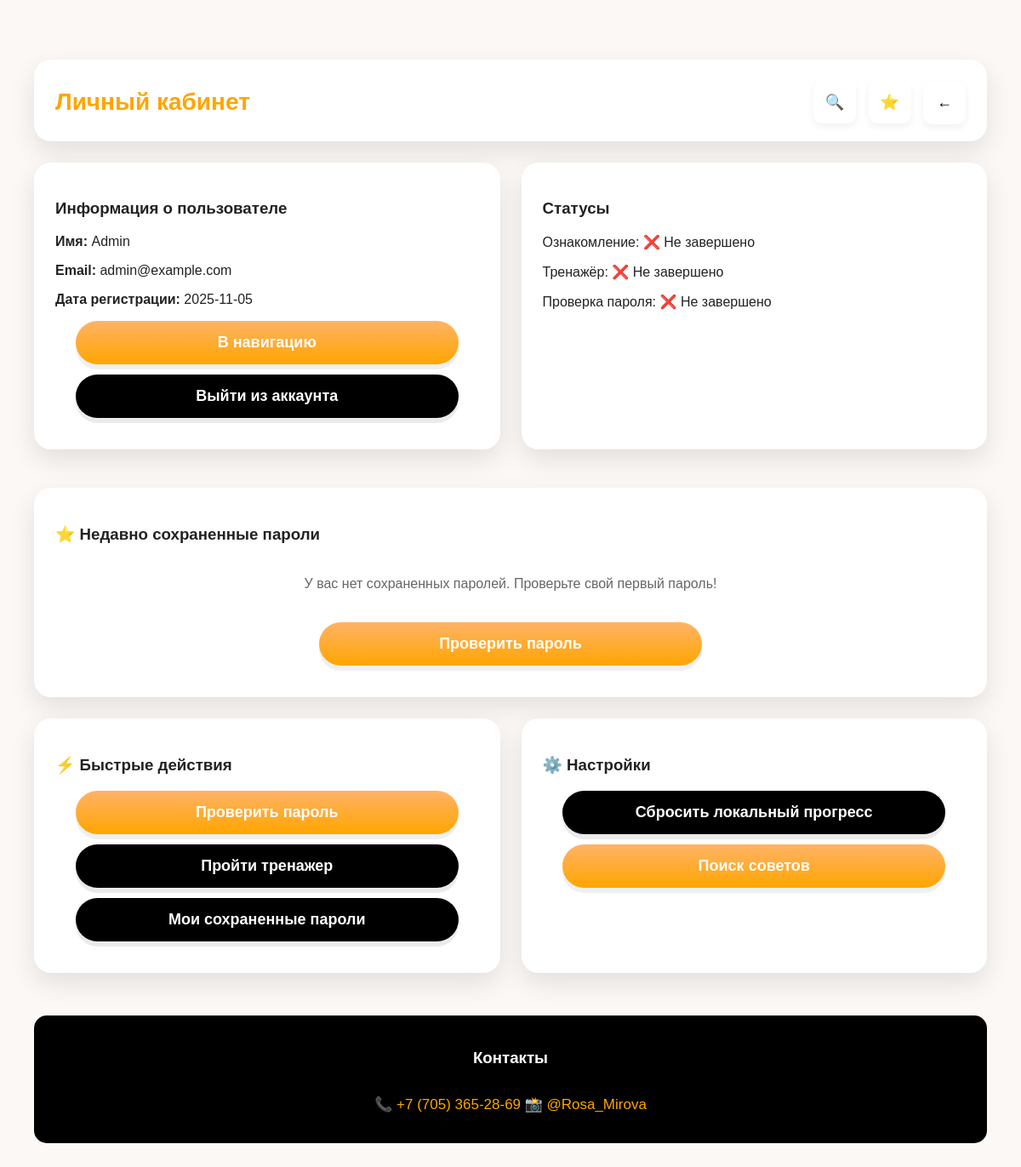
Screenshot of /profile (signed in) with the database file from the repository.
### tables this page shows
CREATE TABLE users (
            id INTEGER PRIMARY KEY AUTOINCREMENT,
            name TEXT NOT NULL,
            email TEXT NOT NULL UNIQUE,
            password_hash TEXT NOT NULL,
            salt TEXT NOT NULL,
            created_at TEXT NOT NULL
        );

### main.py (the view)
@app.get("/profile", response_class=HTMLResponse)
def profile(request: Request):
    user = get_current_user(request)
    if not user:
        return RedirectResponse(url="/login", status_code=status.HTTP_302_FOUND)
    saved_passwords = []
    try:
        saved_passwords = db.get_saved_passwords(user["id"], limit=5)
    except Exception as e:
        print(f"Error loading saved passwords: {e}")
    return templates.TemplateResponse("profile.html", {
        "request": request,
        "user": user,
        "saved_passwords": saved_passwords
    })

### templates/profile.html (shortened to what this page needs)
<!doctype html>
<html lang="ru">
<head>
    <link rel="stylesheet" href="../static/css/style.css">
</head>
<body>
    <div class="container">
        <div class="card header">
            <div class="title">Личный кабинет</div>
            <div>
                <button class="icon-btn" onclick="location.href='/search'">🔍</button>
                <button class="icon-btn" onclick="location.href='/favorites'">⭐</button>
                <button class="icon-btn" onclick="location.href='/navigation'">←</button>
            </div>
        </div>
        <div class="profile-grid">
            <div class="card">
                <h3>Информация о пользователе</h3>
                {% if user %}
                <p><strong>Имя:</strong> {{ user.name }}</p>
                <p><strong>Email:</strong> {{ user.email }}</p>
                <p><strong>Дата регистрации:</strong> {{ user.created_at[:10] if user.created_at else 'Неизвестно' }}</p>
                {% endif %}
                <button class="btn" onclick="location.href='/navigation'">В навигацию</button>
                <button class="btn secondary" onclick="location.href='/logout'">Выйти из аккаунта</button>
            </div>
            <div class="card">
                <h3>Статусы</h3>
                <p>Ознакомление: <span id="ackStatus">Загрузка...</span></p>
                <p>Тренажёр: <span id="trainerStatus">Загрузка...</span></p>
                <p>Проверка пароля: <span id="pwdStatus">Загрузка...</span></p>
            </div>
        </div>
        <div class="card">
            <h3>⭐ Недавно сохраненные пароли</h3>
            {% if saved_passwords and saved_passwords|length > 0 %}
            <div style="max-height: 300px; overflow-y: auto;">
                <table style="width: 100%; border-collapse: collapse;">
                    <thead>
                        <tr style="background: #f5f5f5;">
                            <th style="padding: 10px; text-align: left;">Пароль</th>
                            <th style="padding: 10px; text-align: left;">Надежность</th>
                            <th style="padding: 10px; text-align: left;">Дата</th>
                        </tr>
                    </thead>
                    <tbody>
                        {% for pwd in saved_passwords %}
                        <tr style="border-bottom: 1px solid #eee;">
                            <td style="padding: 10px;">
                                <span style="font-family: monospace; background: #f9f9f9; padding: 4px 8px; border-radius: 4px;">
                                    {{ pwd.password_hash[:3] }}•••{{ pwd.password_hash[-3:] if pwd.password_hash|length > 6 else '•••' }}
                                </span>
                            </td>
                            <td style="padding: 10px;">
                                <div style="display: flex; align-items: center; gap: 10px;">
                                    <div class="progress-bar" style="width: 80px;">
                                        <div class="progress" style="width: {{ pwd.strength_score }}%;
                                            background: {% if pwd.strength_score >= 80 %}var(--green)
                                                       {% elif pwd.strength_score >= 60 %}#f1c40f
                                                       {% else %}var(--red){% endif %};">
                                        </div>
                                    </div>
                                    <span>{{ pwd.strength_score }}%</span>
                                </div>
                            </td>
                            <td style="padding: 10px;">
                                {{ pwd.created_at[:10] if pwd.created_at else '' }}
                            </td>
                        </tr>
                        {% endfor %}
                    </tbody>
                </table>
            </div>
            <div style="margin-top: 15px; text-align: center;">
                <button class="btn secondary" onclick="location.href='/favorites'">
                    Все сохраненные пароли ({{ saved_passwords|length }})
                </button>
            </div>
            {% else %}
            <p style="text-align: center; padding: 20px; color: #666;">
                У вас нет сохраненных паролей. Проверьте свой первый пароль!
            </p>
            <div style="text-align: center;">
                <button class="btn" onclick="location.href='/check-password'">
                    Проверить пароль
                </button>
            </div>
            {% endif %}
        </div>
        <div class="cards-grid">
            <div class="card">
                <h3>⚡ Быстрые действия</h3>
                <button class="btn" onclick="location.href='/check-password'">
                    Проверить пароль
                </button>
                <button class="btn secondary" onclick="location.href='/trainer'">
                    Пройти тренажер
                </button>
                <button class="btn secondary" onclick="location.href='/favorites'">
                    Мои сохраненные пароли
                </button>
            </div>
            <div class="card">
                <h3>⚙️ Настройки</h3>
                <button class="btn secondary" id="clearProgressBtn">
                    Сбросить локальный прогресс
                </button>
                <button class="btn" onclick="location.href='/search'">
                    Поиск советов
                </button>
            </div>
        </div>
        <footer class="contacts">
            <h3>Контакты</h3>
            <a href="tel:+77053652869">📞 +7 (705) 365-28-69</a>
            <a href="https://instagram.com/Rosa_Mirova">📸 @Rosa_Mirova</a>
        </footer>
    </div>
</body>
</html>

### static/css/style.css (style rules this page uses)
:root { --orange: #FFA500; --black: #000000; --white: #ffffff; --bg: #fbf8f5; --card:#ffffff; --muted:#666666; --green:#00C851; --red:#ff4444; }
* { box-sizing:border-box }
html,body { height:100%; }
body { margin:0; font-family: 'Poppins', Arial, sans-serif; background:var(--bg); color:#222; -webkit-font-smoothing:antialiased; -moz-osx-font-smoothing:grayscale; }
.container { max-width:420px; margin:12px auto; padding:14px; }
.card { background:var(--card); border-radius:14px; padding:16px; box-shadow:0 8px 20px rgba(0,0,0,0.06); margin-bottom:12px; }
.header { display:flex;align-items:center;justify-content:space-between;margin-bottom:8px }
.title { color:var(--orange);font-weight:700;font-size:22px }
.icon-btn { background:#fff;border-radius:10px;padding:6px;box-shadow:0 4px 8px rgba(0,0,0,0.06);border:none;cursor:pointer }
.btn { display:block; width:100%; text-align:center; padding:12px 14px; border-radius:28px; border:none; font-weight:700; color:var(--white); background: linear-gradient(180deg, #ffb366, var(--orange)); box-shadow:0 6px 0 rgba(0,0,0,0.06); cursor:pointer; text-decoration:none; font-size:16px; margin:10px 0; }
.btn.secondary { background:#000; box-shadow:0 6px 0 rgba(0,0,0,0.08); }
.contacts { background:#000;color:#fff;padding:12px;border-radius:10px;margin-top:12px;text-align:center }
.contacts a { color:var(--orange);text-decoration:none;display:block;margin:6px 0 }
@media (min-width:481px) { body { background:var(--bg) } }
@media (min-width:481px) { .container { margin:20px auto } }
@media (min-width:481px) { .btn { max-width:360px;margin-left:auto;margin-right:auto } }
@media (min-width:1025px) { .container { max-width:1200px; padding:40px; margin:30px auto; } }
@media (min-width:1025px) { .card { padding:25px; border-radius:20px; margin-bottom:20px; box-shadow:0 12px 30px rgba(0,0,0,0.1); transition:transform 0.3s ease, box-shadow 0.3s ease; } }
@media (min-width:1025px) { .title { font-size:28px; } }
@media (min-width:1025px) { .btn { font-size:18px; padding:15px 20px; max-width:450px; border-radius:32px; margin:12px auto; transition:all 0.2s ease; } }
@media (min-width:1025px) { .contacts { padding:20px; margin-top:30px; border-radius:15px; } }
@media (min-width:1025px) { .contacts a { margin:10px 0; font-size:17px; display:inline-block; padding:5px 0; } }
@media (min-width:1025px) { .cards-grid { display:grid; grid-template-columns:repeat(auto-fit, minmax(350px, 1fr)); gap:25px; margin:25px 0; } }
@media (min-width:1025px) { .profile-grid { display:grid; grid-template-columns:1fr 1fr; gap:25px; margin-bottom:25px; } }
@media (min-width:1025px) { .header { padding-bottom:20px; margin-bottom:25px; flex-wrap:nowrap; } }
@media (min-width:1025px) { .icon-btn { min-width:50px; min-height:50px; margin-left:10px; font-size:18px; transition:all 0.2s; } }
.card { animation:slideIn 0.5s ease-out; }

### rows the page displays
users: name "Admin", email "admin@example.com", created_at "2025-11-05"
